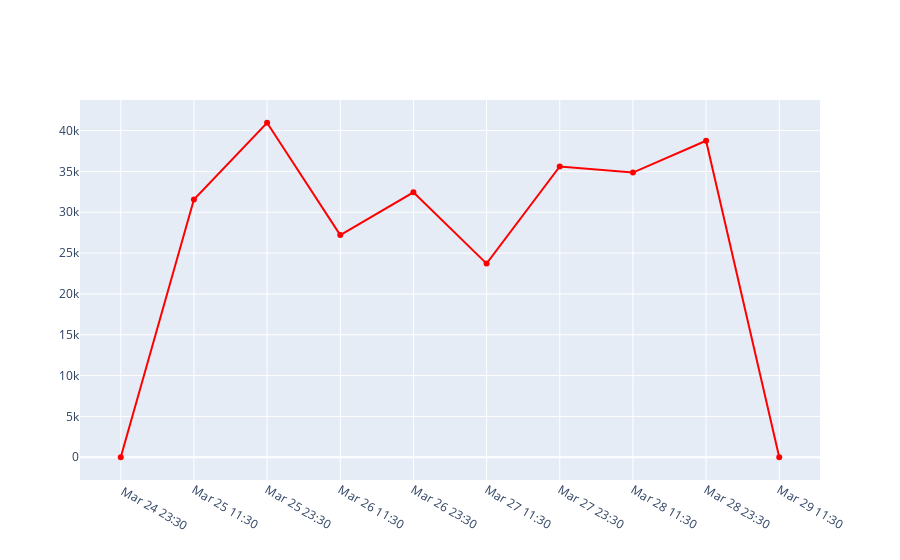

The notebook cell this image was saved under:
### Code cell
y =[0,31562,40960,27205,32442,23713,35611,34859,38756,0]
x= [' Mar 24 23:30','Mar 25 11:30','Mar 25 23:30','Mar 26 11:30','Mar 26 23:30','Mar 27 11:30','Mar 27 23:30','Mar 28 11:30','Mar 28 23:30','Mar 29 11:30']
fig=go.Figure(data=go.Scatter(x=x,y=y,line_color='rgb(255,0,0)'))
fig.show()

### Figure 1 — Plotly figure (JSON) as saved in the notebook; plotly's stock layout.template omitted (floating-point values rounded to 4 significant figures)
{"data": [{"line": {"color": "rgb(255,0,0)"}, "type": "scatter", "x": [" Mar 24 23:30", "Mar 25 11:30", "Mar 25 23:30", "Mar 26 11:30", "Mar 26 23:30", "Mar 27 11:30", "Mar 27 23:30", "Mar 28 11:30", "Mar 28 23:30", "Mar 29 11:30"], "y": [0, 31562, 40960, 27205, 32442, 23713, 35611, 34859, 38756, 0]}], "layout": {}}
